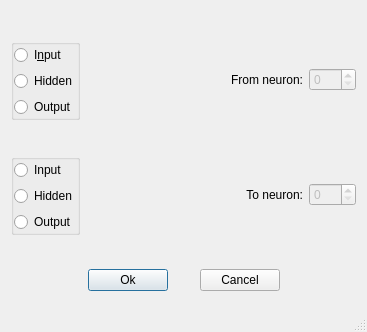
<?xml version="1.0" encoding="UTF-8"?>
<ui version="4.0">
 <class>addSynapseDialog</class>
 <widget class="QDialog" name="addSynapseDialog">
  <property name="geometry">
   <rect>
    <x>0</x>
    <y>0</y>
    <width>367</width>
    <height>332</height>
   </rect>
  </property>
  <property name="windowTitle">
   <string>add Synapse</string>
  </property>
  <property name="sizeGripEnabled">
   <bool>true</bool>
  </property>
  <layout class="QVBoxLayout">
   <item>
    <layout class="QHBoxLayout">
     <property name="leftMargin">
      <number>0</number>
     </property>
     <property name="topMargin">
      <number>0</number>
     </property>
     <property name="rightMargin">
      <number>0</number>
     </property>
     <property name="bottomMargin">
      <number>0</number>
     </property>
     <item>
      <widget class="QGroupBox" name="groupBoxFrom">
       <layout class="QVBoxLayout">
        <property name="leftMargin">
         <number>0</number>
        </property>
        <property name="topMargin">
         <number>0</number>
        </property>
        <property name="rightMargin">
         <number>0</number>
        </property>
        <property name="bottomMargin">
         <number>0</number>
        </property>
        <item>
         <widget class="QRadioButton" name="radioFromInput">
          <property name="font">
           <font/>
          </property>
          <property name="text">
           <string>I&amp;nput</string>
          </property>
         </widget>
        </item>
        <item>
         <widget class="QRadioButton" name="radioFromHidden">
          <property name="text">
           <string>Hidden</string>
          </property>
          <property name="checked">
           <bool>false</bool>
          </property>
         </widget>
        </item>
        <item>
         <widget class="QRadioButton" name="radioFromOutput">
          <property name="font">
           <font/>
          </property>
          <property name="text">
           <string>Output</string>
          </property>
         </widget>
        </item>
       </layout>
      </widget>
     </item>
     <item>
      <spacer name="spacer1">
       <property name="orientation">
        <enum>Qt::Horizontal</enum>
       </property>
       <property name="sizeType">
        <enum>QSizePolicy::Expanding</enum>
       </property>
       <property name="sizeHint" stdset="0">
        <size>
         <width>84</width>
         <height>20</height>
        </size>
       </property>
      </spacer>
     </item>
     <item>
      <widget class="QLabel" name="fromNeuronLabel">
       <property name="text">
        <string>From neuron:</string>
       </property>
       <property name="alignment">
        <set>Qt::AlignRight|Qt::AlignTrailing|Qt::AlignVCenter</set>
       </property>
       <property name="wordWrap">
        <bool>false</bool>
       </property>
      </widget>
     </item>
     <item>
      <widget class="QSpinBox" name="SpinBoxFrom">
       <property name="enabled">
        <bool>false</bool>
       </property>
       <property name="minimum">
        <number>0</number>
       </property>
       <property name="maximum">
        <number>999</number>
       </property>
       <property name="value">
        <number>0</number>
       </property>
      </widget>
     </item>
    </layout>
   </item>
   <item>
    <layout class="QHBoxLayout">
     <property name="leftMargin">
      <number>0</number>
     </property>
     <property name="topMargin">
      <number>0</number>
     </property>
     <property name="rightMargin">
      <number>0</number>
     </property>
     <property name="bottomMargin">
      <number>0</number>
     </property>
     <item>
      <widget class="QGroupBox" name="ButtonGroupTo">
       <layout class="QVBoxLayout">
        <property name="leftMargin">
         <number>0</number>
        </property>
        <property name="topMargin">
         <number>0</number>
        </property>
        <property name="rightMargin">
         <number>0</number>
        </property>
        <property name="bottomMargin">
         <number>0</number>
        </property>
        <item>
         <widget class="QRadioButton" name="radioToInput">
          <property name="text">
           <string>Input</string>
          </property>
         </widget>
        </item>
        <item>
         <widget class="QRadioButton" name="radioToHidden">
          <property name="text">
           <string>Hidden</string>
          </property>
          <property name="checked">
           <bool>false</bool>
          </property>
         </widget>
        </item>
        <item>
         <widget class="QRadioButton" name="radioToOutput">
          <property name="text">
           <string>Output</string>
          </property>
         </widget>
        </item>
       </layout>
      </widget>
     </item>
     <item>
      <spacer name="spacer1_2_2">
       <property name="orientation">
        <enum>Qt::Horizontal</enum>
       </property>
       <property name="sizeType">
        <enum>QSizePolicy::Expanding</enum>
       </property>
       <property name="sizeHint" stdset="0">
        <size>
         <width>81</width>
         <height>20</height>
        </size>
       </property>
      </spacer>
     </item>
     <item>
      <widget class="QLabel" name="toNeuronLabel">
       <property name="text">
        <string>To neuron:</string>
       </property>
       <property name="alignment">
        <set>Qt::AlignRight|Qt::AlignTrailing|Qt::AlignVCenter</set>
       </property>
       <property name="wordWrap">
        <bool>false</bool>
       </property>
      </widget>
     </item>
     <item>
      <widget class="QSpinBox" name="SpinBoxTo">
       <property name="enabled">
        <bool>false</bool>
       </property>
       <property name="minimum">
        <number>0</number>
       </property>
       <property name="maximum">
        <number>999</number>
       </property>
       <property name="value">
        <number>0</number>
       </property>
      </widget>
     </item>
    </layout>
   </item>
   <item>
    <layout class="QHBoxLayout">
     <property name="spacing">
      <number>32</number>
     </property>
     <property name="leftMargin">
      <number>0</number>
     </property>
     <property name="topMargin">
      <number>0</number>
     </property>
     <property name="rightMargin">
      <number>0</number>
     </property>
     <property name="bottomMargin">
      <number>0</number>
     </property>
     <item>
      <spacer name="spacer1_2_2_2_2">
       <property name="orientation">
        <enum>Qt::Horizontal</enum>
       </property>
       <property name="sizeType">
        <enum>QSizePolicy::Expanding</enum>
       </property>
       <property name="sizeHint" stdset="0">
        <size>
         <width>40</width>
         <height>20</height>
        </size>
       </property>
      </spacer>
     </item>
     <item>
      <widget class="QPushButton" name="buttonEditNeuronOK">
       <property name="text">
        <string>Ok</string>
       </property>
      </widget>
     </item>
     <item>
      <widget class="QPushButton" name="buttonEditNeuronCancel">
       <property name="text">
        <string>Cancel</string>
       </property>
      </widget>
     </item>
     <item>
      <spacer name="spacer1_2_2_2_2_2">
       <property name="orientation">
        <enum>Qt::Horizontal</enum>
       </property>
       <property name="sizeType">
        <enum>QSizePolicy::Expanding</enum>
       </property>
       <property name="sizeHint" stdset="0">
        <size>
         <width>40</width>
         <height>20</height>
        </size>
       </property>
      </spacer>
     </item>
    </layout>
   </item>
  </layout>
 </widget>
 <layoutdefault spacing="6" margin="11"/>
 
 <tabstops>
  <tabstop>radioFromInput</tabstop>
  <tabstop>radioFromHidden</tabstop>
  <tabstop>radioFromOutput</tabstop>
  <tabstop>SpinBoxFrom</tabstop>
  <tabstop>radioToInput</tabstop>
  <tabstop>radioToHidden</tabstop>
  <tabstop>radioToOutput</tabstop>
  <tabstop>SpinBoxTo</tabstop>
  <tabstop>buttonEditNeuronOK</tabstop>
  <tabstop>buttonEditNeuronCancel</tabstop>
 </tabstops>
 <resources/>
 <connections/>
</ui>
